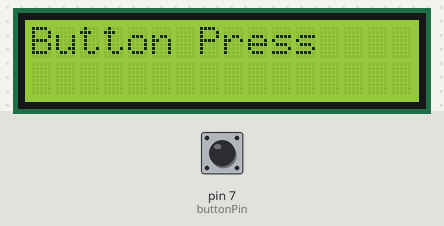
Simulated run of this sketch. Board: Arduino Uno, built with avr-gcc and run on an emulated ATmega328P. Shown: 16×2 character LCD. The inputs (shaded band) are chosen by the test bench; at power-on: pin 7 (buttonPin) LOW.

Above: at 1.2 s.
1.3 s: pin 7 (buttonPin) pulled HIGH for 0.15 s
At 1.7 s:
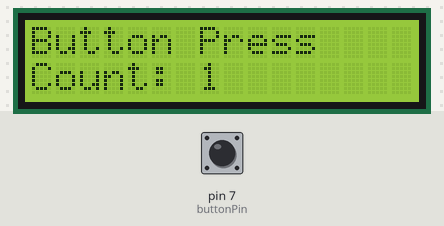
2.9 s: pin 7 (buttonPin) pulled HIGH for 1 s
At 4.0 s:
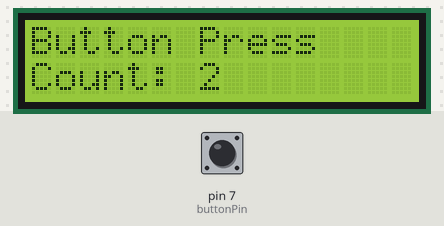
5.4 s: pin 7 (buttonPin) pulled HIGH for 0.15 s
At 6.0 s:
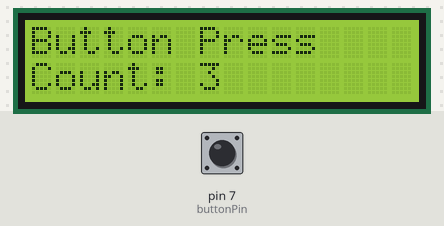
7.0 s: pin 7 (buttonPin) pulled HIGH for 1 s
At 8.4 s:
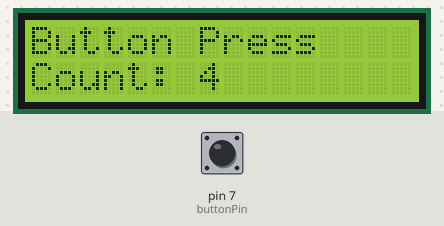
Timing chart, 0 to 10.0 s (numbered marks = the images above; inputs shaded):
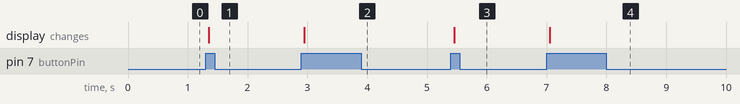

Measured:
- after the input at 1.3 s, the display: changes after 0.05 s (image 1)
- after the input at 2.9 s, the display: changes after 0.05 s (image 2)
- after the input at 5.4 s, the display: changes after 0.05 s (image 3)
- after the input at 7.0 s, the display: changes after 0.05 s (image 4)

The sketch:

push_button_count.ino
```cpp
#include <LiquidCrystal.h>

const int buttonPin = 7;
int buttonState;
int lastButtonState = LOW;
unsigned long lastDebounceTime = 0;
unsigned long debounceDelay = 50;
int counter = 0;

LiquidCrystal lcd(12, 11, 5, 4, 3, 2);

void setup() {
  pinMode(buttonPin, INPUT);
  lcd.begin(16, 2);
  lcd.print("Button Press");
}

void loop() {
  int reading = digitalRead(buttonPin);

  if (reading != lastButtonState) {
    lastDebounceTime = millis();
  }

  if ((millis() - lastDebounceTime) > debounceDelay) {
    if (reading != buttonState) {
      buttonState = reading;

      if (buttonState == HIGH) {
        counter++;
        lcd.setCursor(0, 1);
        lcd.print("Count: ");
        lcd.print(counter);
        lcd.print("   ");
      }
    }
  }

  lastButtonState = reading;
}
```
